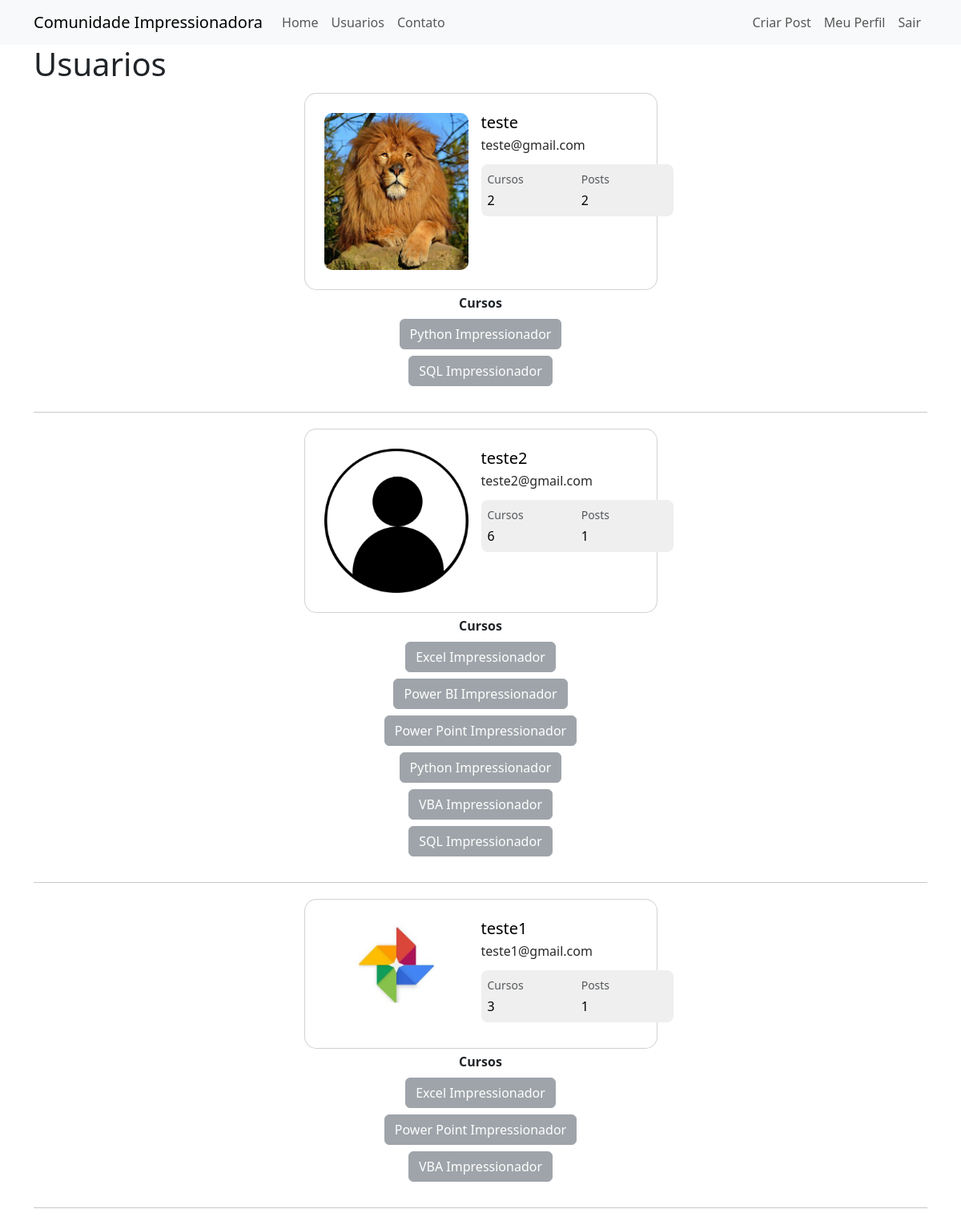
The app's page /usuarios (signed in) with its own data.
### comunidadeimpressionadora/models.py (models this page shows)
class Usuario(database.Model, UserMixin):
    id = database.Column(database.Integer, primary_key=True)
    username = database.Column(database.String, nullable=False, unique=True)
    email = database.Column(database.String, nullable=False, unique=True)
    senha = database.Column(database.String, nullable=False)
    foto_perfil = database.Column(database.String, default='default.jpg')
    posts = database.relationship('Post', backref='Autor', lazy=True)
    cursos = database.Column(database.String, nullable=False, default='Não Informado')
    def contar_posts(self):
        return len(self.posts)

### comunidadeimpressionadora/routes.py (the view)
@app.route('/usuarios')
@login_required
def usuarios():
    lista_usuarios = Usuario.query.all()
    return render_template('usuarios.html', lista_usuarios=lista_usuarios)

### comunidadeimpressionadora/models.py (called while the page is built)
@login_manager.user_loader
def load_usuario(id_usuario):
    return Usuario.query.get(int(id_usuario))

### comunidadeimpressionadora/templates/usuarios.html
{% extends 'base.html' %}
{% block body %}
    <div class="container">
        <h1>Usuarios</h1>
        {% for usuario in lista_usuarios %}
            <div class="container py-1 mt-2 h-100">
                <div class="row d-flex justify-content-center align-items-start h-100">
                    <div class="col col-md-9 col-lg-7 col-xl-5">
                        <div class="card" style="border-radius: 15px;">
                            <div class="card-body p-4">
                                <div class="d-flex text-black">
                                    <div class="flex-shrink-0">
                                        <img src="{{ url_for('static', filename='fotos_perfil/{}'.format(usuario.foto_perfil)) }}"
                                          alt="Generic placeholder image" class="img-fluid"
                                          style="width: 180px; border-radius: 10px;">
                                    </div>
                                    <div class="flex-grow-1 ms-3">
                                        <h5 class="mb-1">{{ usuario.username }}</h5>
                                        <p class="mb-2 pb-1" style="color: #2b2a2a;">{{ usuario.email }}</p>
                                        <div class="d-flex justify-content-start rounded-3 p-2 mb-2" style="background-color: #efefef;">
                                            <div class="me-5 pe-4">
                                                <p class="small text-muted mb-1">Cursos</p>
                                                {% if 'Não Informado' in usuario.cursos %}
                                                    <p class="mb-0">0</p>
                                                {% else %}
                                                    <p class="mb-0">{{ usuario.cursos.count(';') + 1 }}</p>
                                                {% endif %}
                                            </div>
                                            <div class="me-5 pe-4">
                                                <p class="small text-muted mb-1">Posts</p>
                                                <p class="mb-0">{{ usuario.contar_posts() }}</p>
                                            </div>
                                        </div>
                                    </div>
                                </div>
                            </div>
                        </div>
                    </div>
                </div>
            </div>
            <div class="row justify-content-center">
                <div class="col col-4 mb-3" style="text-align: center">
                    <strong>Cursos</strong><br>
                    {% for curso in usuario.cursos.split(';') %}
                        <button type="button" class="btn btn-secondary mt-2" disabled>{{ curso }}</button>
                    {% endfor %}
                </div>
            </div>
        <hr>
        {% endfor %}
    </div>
{% endblock %}

### records on screen
Usuario: foto_perfil (picture), username "teste", email "teste@gmail.com", cursos "2", contar_posts "2", curso "Python Impressionador" "SQL Impressionador"
Usuario: foto_perfil (placeholder picture), username "teste2", email "teste2@gmail.com", cursos "6", contar_posts "1", curso "Excel Impressionador" "Power BI Impressionador" "Power Point Impressionador" "Python Impressionador" "VBA Impressionador" "SQL Impressionador"
Usuario: foto_perfil (picture), username "teste1", email "teste1@gmail.com", cursos "3", contar_posts "1", curso "Excel Impressionador" "Power Point Impressionador" "VBA Impressionador"
